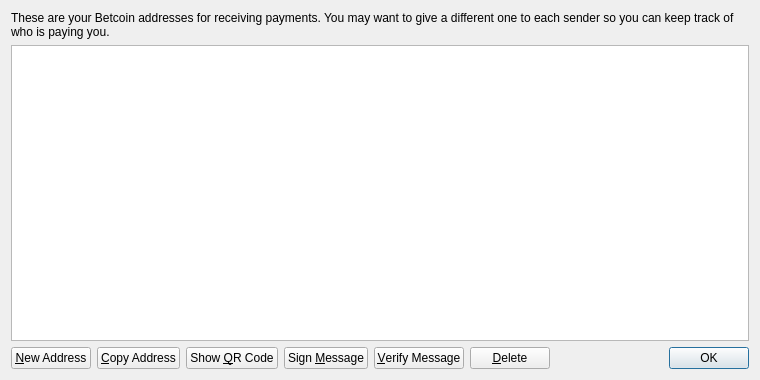
<?xml version="1.0" encoding="UTF-8"?>
<ui version="4.0">
 <class>AddressBookPage</class>
 <widget class="QWidget" name="AddressBookPage">
  <property name="geometry">
   <rect>
    <x>0</x>
    <y>0</y>
    <width>760</width>
    <height>380</height>
   </rect>
  </property>
  <property name="windowTitle">
   <string>Address Book</string>
  </property>
  <layout class="QVBoxLayout" name="verticalLayout">
   <item>
    <widget class="QLabel" name="labelExplanation">
     <property name="text">
      <string>These are your Betcoin addresses for receiving payments. You may want to give a different one to each sender so you can keep track of who is paying you.</string>
     </property>
     <property name="textFormat">
      <enum>Qt::PlainText</enum>
     </property>
     <property name="wordWrap">
      <bool>true</bool>
     </property>
    </widget>
   </item>
   <item>
    <widget class="QTableView" name="tableView">
     <property name="contextMenuPolicy">
      <enum>Qt::CustomContextMenu</enum>
     </property>
     <property name="toolTip">
      <string>Double-click to edit address or label</string>
     </property>
     <property name="tabKeyNavigation">
      <bool>false</bool>
     </property>
     <property name="alternatingRowColors">
      <bool>true</bool>
     </property>
     <property name="selectionMode">
      <enum>QAbstractItemView::SingleSelection</enum>
     </property>
     <property name="selectionBehavior">
      <enum>QAbstractItemView::SelectRows</enum>
     </property>
     <property name="sortingEnabled">
      <bool>true</bool>
     </property>
     <attribute name="verticalHeaderVisible">
      <bool>false</bool>
     </attribute>
    </widget>
   </item>
   <item>
    <layout class="QHBoxLayout" name="horizontalLayout">
     <item>
      <widget class="QPushButton" name="newAddressButton">
       <property name="toolTip">
        <string>Create a new address</string>
       </property>
       <property name="text">
        <string>&amp;New Address</string>
       </property>
       <property name="icon">
        <iconset resource="../bitcoin.qrc">
         <normaloff>:/icons/add</normaloff>:/icons/add</iconset>
       </property>
      </widget>
     </item>
     <item>
      <widget class="QPushButton" name="copyToClipboard">
       <property name="toolTip">
        <string>Copy the currently selected address to the system clipboard</string>
       </property>
       <property name="text">
        <string>&amp;Copy Address</string>
       </property>
       <property name="icon">
        <iconset resource="../bitcoin.qrc">
         <normaloff>:/icons/editcopy</normaloff>:/icons/editcopy</iconset>
       </property>
      </widget>
     </item>
     <item>
      <widget class="QPushButton" name="showQRCode">
       <property name="text">
        <string>Show &amp;QR Code</string>
       </property>
       <property name="icon">
        <iconset resource="../bitcoin.qrc">
         <normaloff>:/icons/qrcode</normaloff>:/icons/qrcode</iconset>
       </property>
      </widget>
     </item>
     <item>
      <widget class="QPushButton" name="signMessage">
       <property name="toolTip">
        <string>Sign a message to prove you own a Betcoin address</string>
       </property>
       <property name="text">
        <string>Sign &amp;Message</string>
       </property>
       <property name="icon">
        <iconset resource="../bitcoin.qrc">
         <normaloff>:/icons/edit</normaloff>:/icons/edit</iconset>
       </property>
      </widget>
     </item>
     <item>
      <widget class="QPushButton" name="verifyMessage">
       <property name="toolTip">
        <string>Verify a message to ensure it was signed with a specified Betcoin address</string>
       </property>
       <property name="text">
        <string>&amp;Verify Message</string>
       </property>
       <property name="icon">
        <iconset resource="../bitcoin.qrc">
         <normaloff>:/icons/transaction_0</normaloff>:/icons/transaction_0</iconset>
       </property>
      </widget>
     </item>
     <item>
      <widget class="QPushButton" name="deleteButton">
       <property name="toolTip">
        <string>Delete the currently selected address from the list</string>
       </property>
       <property name="text">
        <string>&amp;Delete</string>
       </property>
       <property name="icon">
        <iconset resource="../bitcoin.qrc">
         <normaloff>:/icons/remove</normaloff>:/icons/remove</iconset>
       </property>
      </widget>
     </item>
     <item>
      <spacer name="horizontalSpacer">
       <property name="orientation">
        <enum>Qt::Horizontal</enum>
       </property>
       <property name="sizeHint" stdset="0">
        <size>
         <width>40</width>
         <height>20</height>
        </size>
       </property>
      </spacer>
     </item>
     <item>
      <widget class="QDialogButtonBox" name="buttonBox">
       <property name="sizePolicy">
        <sizepolicy hsizetype="Maximum" vsizetype="Fixed">
         <horstretch>0</horstretch>
         <verstretch>0</verstretch>
        </sizepolicy>
       </property>
       <property name="standardButtons">
        <set>QDialogButtonBox::Ok</set>
       </property>
      </widget>
     </item>
    </layout>
   </item>
  </layout>
 </widget>
 <resources>
  <include location="../bitcoin.qrc"/>
 </resources>
 <connections/>
</ui>
